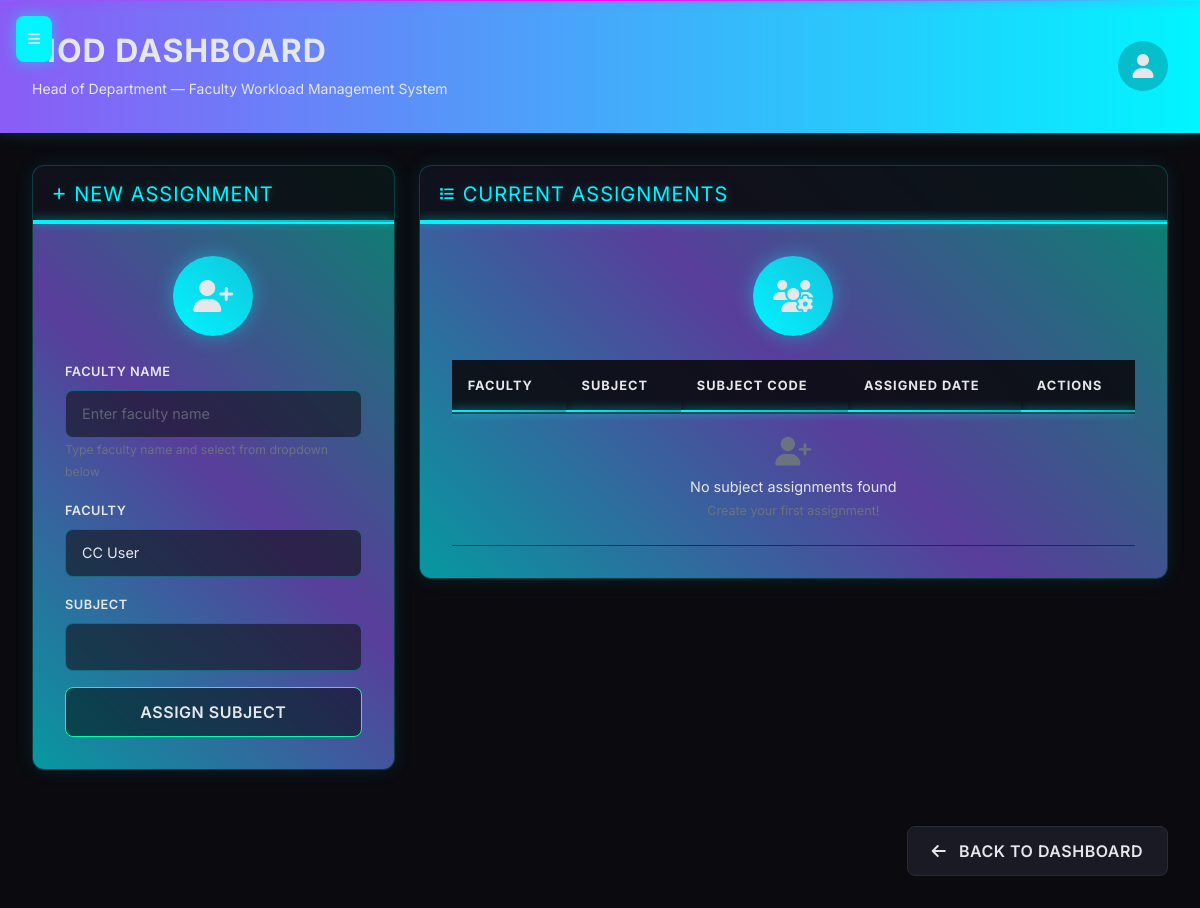
The app's page /hod_dashboard/assign_subject (signed in), older data.
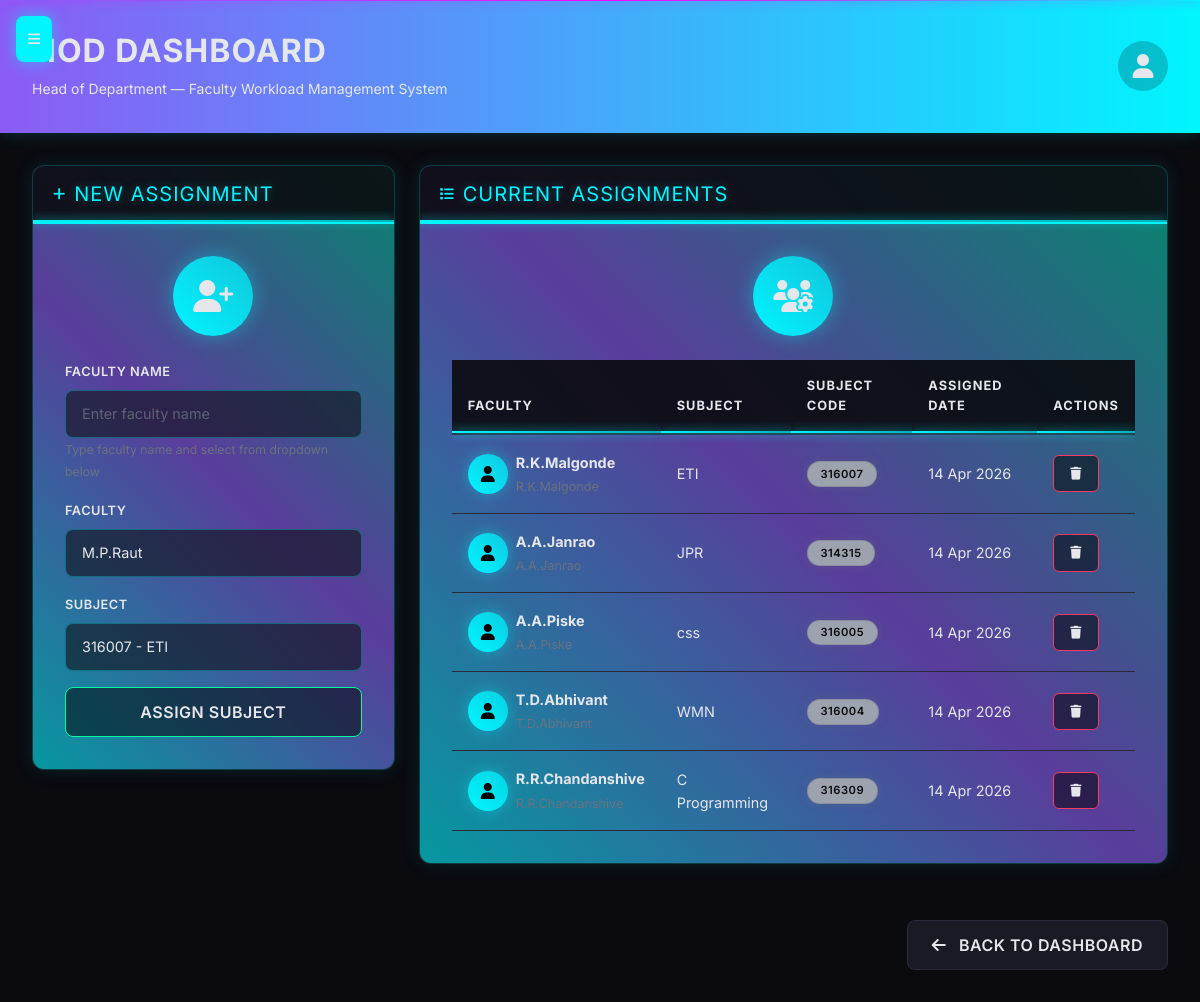
The same page, newer data.
### models.py (models this page shows, shortened)
class FacultySubject(db.Model):
    id = db.Column(db.Integer, primary_key=True)
    faculty_id = db.Column(db.Integer, db.ForeignKey('user.id'), nullable=False)
    subject_id = db.Column(db.Integer, db.ForeignKey('subject.id'), nullable=False)
    assigned_by = db.Column(db.Integer, db.ForeignKey('user.id'))
    academic_year = db.Column(db.String(20))
    semester = db.Column(db.String(20))
    class_section = db.Column(db.String(10))
    assigned_at = db.Column(db.DateTime, default=datetime.utcnow)
    faculty = db.relationship('User', foreign_keys=[faculty_id], backref='assigned_subjects')
    subject = db.relationship('Subject', backref='faculty_assignments')
    assigner = db.relationship('User', foreign_keys=[assigned_by])

class User(UserMixin, db.Model):
    id = db.Column(db.Integer, primary_key=True)
    username = db.Column(db.String(150), unique=True, nullable=False)
    password_hash = db.Column(db.String(256))
    role = db.Column(db.String(20), nullable=False)  # hod, cc, faculty, student
    email = db.Column(db.String(120), unique=True)
    phone = db.Column(db.String(15))
    full_name = db.Column(db.String(200))
    department = db.Column(db.String(100))
    profile_picture = db.Column(db.String(200))
    date_joined = db.Column(db.DateTime, default=datetime.utcnow)
    last_login = db.Column(db.DateTime)
    is_active = db.Column(db.Boolean, default=True)
    roll_number = db.Column(db.String(20))  # For students
    section = db.Column(db.String(10))     # For students

class Subject(db.Model):
    id = db.Column(db.Integer, primary_key=True)
    name = db.Column(db.String(150), nullable=False)
    code = db.Column(db.String(20), unique=True, nullable=False)
    department = db.Column(db.String(100))
    semester = db.Column(db.String(20))
    credits = db.Column(db.Integer, default=3)
    description = db.Column(db.Text)
    is_active = db.Column(db.Boolean, default=True)
    created_at = db.Column(db.DateTime, default=datetime.utcnow)

### app.py (the view, shortened to what this page needs)
@app.route('/hod_dashboard/assign_subject', methods=['GET', 'POST'])
@login_required
def assign_subject():
    if current_user.role != 'hod':
        flash('Access denied. HOD privileges required.', 'error')
        return redirect(url_for('login'))
    form = SubjectAssignmentForm()
    faculty_list = User.query.filter(User.role.in_(['faculty', 'cc']), User.is_active == True).all()
    subject_list = Subject.query.filter_by(is_active=True).all()
    form.faculty_id.choices = [(f.id, f.full_name or f.username) for f in faculty_list]
    form.subject_id.choices = [(s.id, f"{s.code} - {s.name}") for s in subject_list]
    assignments = FacultySubject.query.all()
    return render_template('hod/assign_subject.html', form=form, assignments=assignments, faculty_list=faculty_list)

### forms.py
class SubjectAssignmentForm(FlaskForm):
    faculty_id = SelectField('Faculty', coerce=int, validators=[DataRequired()])
    subject_id = SelectField('Subject', coerce=int, validators=[DataRequired()])
    academic_year = StringField('Academic Year', validators=[DataRequired(), Length(max=20)])
    semester = SelectField('Semester', choices=[(1, '1'), (2, '2'), (3, '3'), (4, '4'), (5, '5'), (6, '6'), (7, '7'), (8, '8')], coerce=int, validators=[DataRequired()])
    submit = SubmitField('Assign Subject')

### app.py (called while the page is built)
@login_manager.user_loader
def load_user(user_id):
    return User.query.get(int(user_id))

### templates/hod/assign_subject.html (shortened to what the changed rows need)
{% extends "hod_base.html" %}
{% block content %}
<div class="row">
    <div class="col-lg-4">
        <div class="card">
            <div class="card-body">
                <form method="POST">
                    <div class="mb-3">
                        {{ form.faculty_id.label(class="form-label") }}
                        {{ form.faculty_id(class="form-select") }}
                    </div>
                    <div class="mb-3">
                        {{ form.subject_id.label(class="form-label") }}
                        {{ form.subject_id(class="form-select") }}
                    </div>
                </form>
            </div>
        </div>
    </div>
    <div class="col-lg-8">
        <div class="card">
            <div class="card-body">
                <div class="table-responsive">
                    <table class="table table-hover">
                        <thead>
                            <tr>
                                <th>Faculty</th>
                                <th>Subject</th>
                                <th>Subject Code</th>
                                <th>Assigned Date</th>
                                <th>Actions</th>
                            </tr>
                        </thead>
                        <tbody>
                            {% for assignment in assignments %}
                            <tr>
                                <td>
                                    <div class="d-flex align-items-center">
                                        <div class="me-2" style="width: 40px; height: 40px; background: linear-gradient(45deg, var(--neon-cyan), rgba(0, 245, 255, 0.7)); border-radius: 50%; display: flex; align-items: center; justify-content: center; box-shadow: 0 0 15px rgba(0, 245, 255, 0.4);">
                                            <i class="fas fa-user" style="color: #000000; font-size: 1rem;"></i>
                                        </div>
                                        <div>
                                            <div class="fw-bold text-primary">{{ assignment.faculty.full_name or assignment.faculty.username }}</div>
                                            <small class="text-muted">{{ assignment.faculty.username }}</small>
                                        </div>
                                    </div>
                                </td>
                                <td>{{ assignment.subject.name }}</td>
                                <td><span class="badge bg-secondary">{{ assignment.subject.code }}</span></td>
                                <td>{{ assignment.assigned_at.strftime('%d %b %Y') }}</td>
                                <td>
                                    <button class="btn btn-sm btn-danger" title="Remove Assignment">
                                        <i class="fas fa-trash"></i>
                                    </button>
                                </td>
                            </tr>
                            {% else %}
                            <tr>
                                <td colspan="5" class="text-center py-4">
                                    <i class="fas fa-user-plus fa-2x mb-2 text-muted"></i>
                                    <p class="text-muted mb-0">No subject assignments found</p>
                                    <small class="text-muted">Create your first assignment!</small>
                                </td>
                            </tr>
                            {% endfor %}
                        </tbody>
                    </table>
                </div>
            </div>
        </div>
    </div>
</div>
{% endblock %}

Row changes from the older to the newer data that the page shows:
added FacultySubject: faculty "R.K.Malgonde", faculty.username "R.K.Malgonde", subject.name "ETI", subject.code "316007", assigned_at "14 Apr 2026"
added FacultySubject: faculty "A.A.Janrao", faculty.username "A.A.Janrao", subject.name "JPR", subject.code "314315", assigned_at "14 Apr 2026"
added FacultySubject: faculty "A.A.Piske", faculty.username "A.A.Piske", subject.name "css", subject.code "316005", assigned_at "14 Apr 2026"
added FacultySubject: faculty "T.D.Abhivant", subject.name "WMN", subject.code "316004", assigned_at "14 Apr 2026"
added FacultySubject: faculty "R.R.Chandanshive", subject.name "C Programming", subject.code "316309", assigned_at "14 Apr 2026"
Text that changed along with them:
form field faculty_id: "CC User" → "M.P.Raut"
form field subject_id: (not shown) → "316007 - ETI"
text no longer shown: "No subject assignments found Create your first assignment!"
